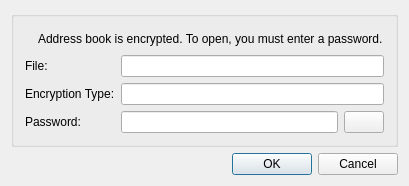
<?xml version="1.0" encoding="UTF-8"?>
<ui version="4.0">
 <class>OpenAddressBookDialog</class>
 <widget class="QDialog" name="OpenAddressBookDialog">
  <property name="windowModality">
   <enum>Qt::WindowModality::WindowModal</enum>
  </property>
  <property name="geometry">
   <rect>
    <x>0</x>
    <y>0</y>
    <width>409</width>
    <height>186</height>
   </rect>
  </property>
  <property name="sizePolicy">
   <sizepolicy hsizetype="Fixed" vsizetype="Fixed">
    <horstretch>0</horstretch>
    <verstretch>0</verstretch>
   </sizepolicy>
  </property>
  <property name="windowTitle">
   <string>Open Address Book</string>
  </property>
  <layout class="QVBoxLayout" name="verticalLayout_4">
   <item>
    <widget class="QGroupBox" name="groupBox">
     <property name="title">
      <string/>
     </property>
     <layout class="QVBoxLayout" name="verticalLayout_3">
      <item>
       <layout class="QHBoxLayout" name="horizontalLayout_3">
        <item>
         <widget class="QLabel" name="label_icon">
          <property name="sizePolicy">
           <sizepolicy hsizetype="Fixed" vsizetype="Fixed">
            <horstretch>0</horstretch>
            <verstretch>0</verstretch>
           </sizepolicy>
          </property>
          <property name="text">
           <string/>
          </property>
          <property name="pixmap">
           <pixmap resource="../common/resources/common.qrc">:/img/lock.svg</pixmap>
          </property>
         </widget>
        </item>
        <item>
         <widget class="QLabel" name="label">
          <property name="text">
           <string>Address book is encrypted. To open, you must enter a password.</string>
          </property>
         </widget>
        </item>
       </layout>
      </item>
      <item>
       <layout class="QHBoxLayout" name="horizontalLayout_2">
        <item>
         <layout class="QVBoxLayout" name="verticalLayout">
          <item>
           <widget class="QLabel" name="label_file">
            <property name="text">
             <string>File:</string>
            </property>
           </widget>
          </item>
          <item>
           <widget class="QLabel" name="label_encryption_type">
            <property name="text">
             <string>Encryption Type:</string>
            </property>
           </widget>
          </item>
          <item>
           <widget class="QLabel" name="label_password">
            <property name="text">
             <string>Password:</string>
            </property>
           </widget>
          </item>
         </layout>
        </item>
        <item>
         <layout class="QVBoxLayout" name="verticalLayout_2">
          <item>
           <widget class="QLineEdit" name="edit_file">
            <property name="readOnly">
             <bool>true</bool>
            </property>
           </widget>
          </item>
          <item>
           <widget class="QLineEdit" name="edit_encryption_type">
            <property name="autoFillBackground">
             <bool>false</bool>
            </property>
            <property name="readOnly">
             <bool>true</bool>
            </property>
           </widget>
          </item>
          <item>
           <layout class="QHBoxLayout" name="horizontalLayout">
            <item>
             <widget class="QLineEdit" name="edit_password">
              <property name="echoMode">
               <enum>QLineEdit::EchoMode::Password</enum>
              </property>
             </widget>
            </item>
            <item>
             <widget class="QPushButton" name="button_show_password">
              <property name="sizePolicy">
               <sizepolicy hsizetype="Fixed" vsizetype="Fixed">
                <horstretch>0</horstretch>
                <verstretch>0</verstretch>
               </sizepolicy>
              </property>
              <property name="text">
               <string/>
              </property>
              <property name="icon">
               <iconset resource="../common/resources/common.qrc">
                <normaloff>:/img/show-password.svg</normaloff>:/img/show-password.svg</iconset>
              </property>
              <property name="checkable">
               <bool>true</bool>
              </property>
             </widget>
            </item>
           </layout>
          </item>
         </layout>
        </item>
       </layout>
      </item>
     </layout>
    </widget>
   </item>
   <item>
    <widget class="QDialogButtonBox" name="button_box">
     <property name="standardButtons">
      <set>QDialogButtonBox::StandardButton::Cancel|QDialogButtonBox::StandardButton::Ok</set>
     </property>
    </widget>
   </item>
  </layout>
 </widget>
 <layoutdefault spacing="6" margin="11"/>
 <resources>
  <include location="../common/resources/common.qrc"/>
 </resources>
 <connections/>
</ui>
